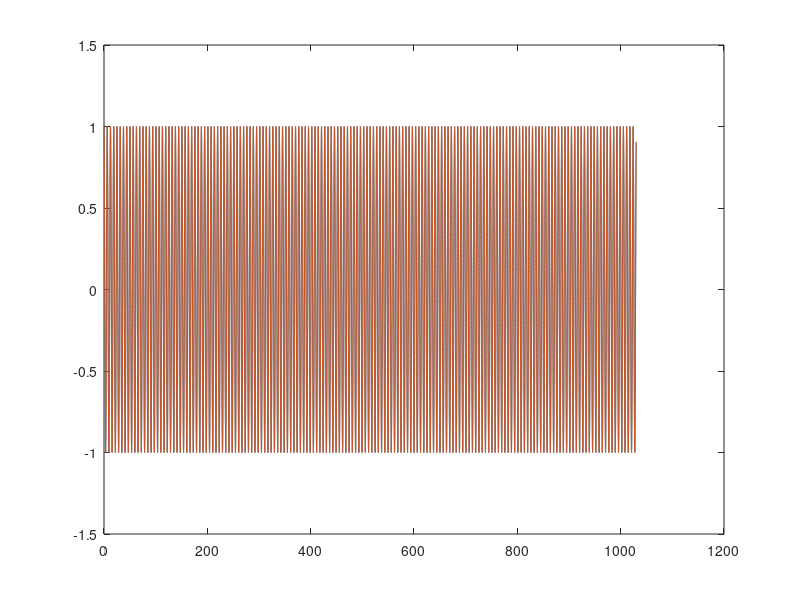
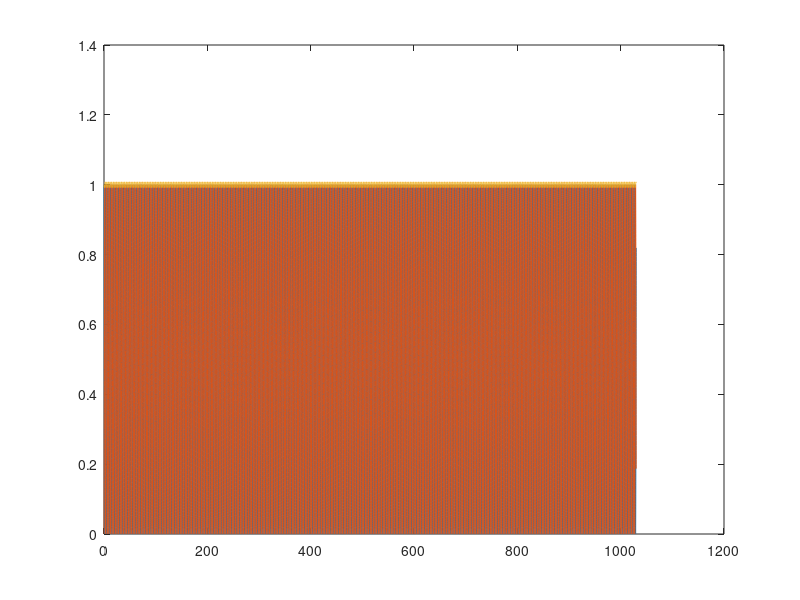
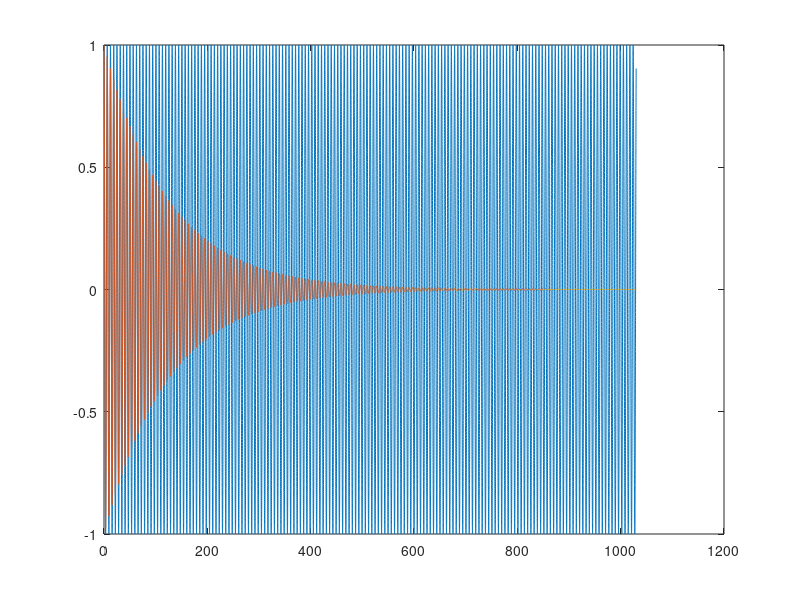
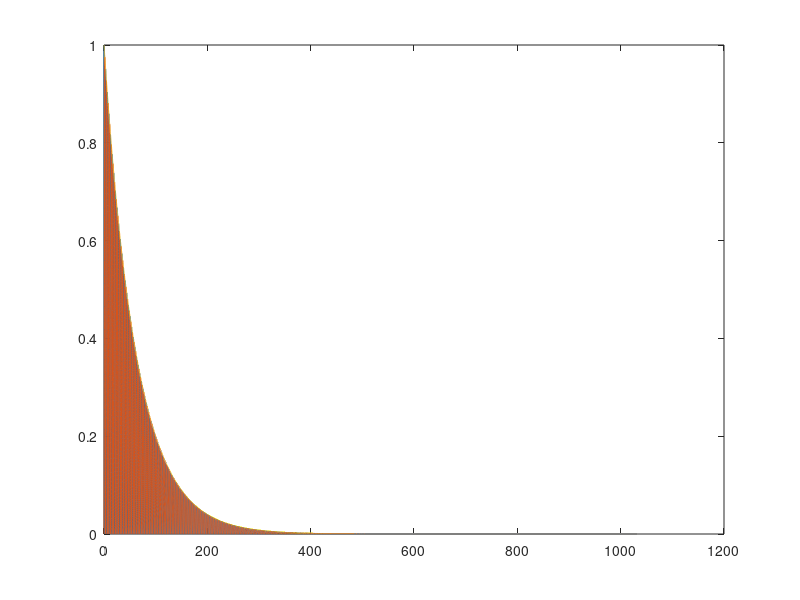

Reproduce these figures in MATLAB, in order.
alpha =1.;
x = 1.;
v = 0.;
dt = 1.03/64;
N = 64000
ti= zeros(1,N);
xi = zeros(1,N);
vi = zeros(1,N);

xi(1)  = x;
vi(1)  = v;
ti(1)   =dt;
% explicit
for(i=2:N)
  v = v-dt*alpha*x;
  x = x+dt*v;
  ti(i) = i*dt;
  xi(i) = x;
  vi(i)  = v;  
  %v = (xp -x)/dt
  %x = xp
endfor
xie = cos(alpha*ti);
vie = -alpha*sin(alpha*ti);
figure(1)
plot(ti,xie,ti,xi)
hold off
figure(2)
plot(ti, alpha*(xi.*xi), ti, vi.*vi , ti , alpha*xi.*xi+vi.*vi)
hold off
E =  alpha*xi.*xi+vi.*vi;
E(N)-E(1)

%implicit
x=1.;
v =0.;
for(i=2:N)
  xp = (x +dt*v)/(1.+dt*dt*alpha);
  v = (xp -x)/dt;
  x = xp ;
  ti(i) = i*dt;
  xi(i) = x;
  vi(i)  = v;  
  %v = (xp -x)/dt
  %x = xp
endfor
figure(3)
plot(ti,xie,ti,xi)
hold off
figure(4)
plot(ti, alpha*(xi.*xi), ti, vi.*vi , ti , alpha*xi.*xi+vi.*vi)
hold off
E =  alpha*xi.*xi+vi.*vi;
E(N)-E(1)

%crank nikolson
x=1.;
v =0.;
beta = 0.5;
for(i=2:N)
  xp = (x +dt*v - dt*dt*beta*alpha*x)/(1.+(1.-beta)*dt*dt*alpha);
  v = (xp -x)/dt;
  x = xp ;
  ti(i) = i*dt;
  xi(i) = x;
  vi(i)  = v;  
  %v = (xp -x)/dt
  %x = xp
endfor
figure(5)
plot(ti,xie,ti,xi)
hold off
figure(6)
plot(ti, alpha*(xi.*xi), ti, vi.*vi , ti , alpha*xi.*xi+vi.*vi)
hold off
E =  alpha*xi.*xi+vi.*vi;
E(N)-E(1)
%verlet
x=1.;
v =0.;
for(i=2:N)
  xp = x + v*dt-0.5*alpha*x*dt*dt;
  v = v+ (-alpha*x- alpha*xp)*0.5*dt;
  x = xp ;
  ti(i) = i*dt;
  xi(i) = x;
  vi(i)  = v;  
  %v = (xp -x)/dt
  %x = xp
endfor
figure(7)
plot(ti,xie,ti,xi)
hold off
figure(8)
plot(ti, alpha*(xi.*xi), ti, vi.*vi , ti , alpha*xi.*xi+vi.*vi)
E =  alpha*xi.*xi+vi.*vi;
E(N)-E(1)

hold off
